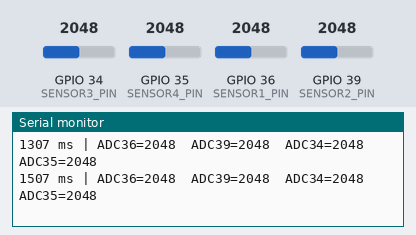
Simulated run of this sketch. Board: ESP32. Parts: the last lines printed to the serial monitor. The inputs (shaded band) are chosen by the test bench; at power-on: GPIO 34 (SENSOR3_PIN) = 2048, GPIO 35 (SENSOR4_PIN) = 2048, GPIO 36 (SENSOR1_PIN) = 2048, GPIO 39 (SENSOR2_PIN) = 2048.

Above: at 1.7 s.
1.8 s: GPIO 34 (SENSOR3_PIN) set to 2866
At 1.86 s:
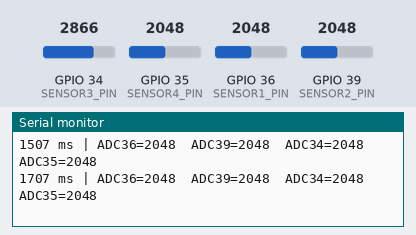
3.3 s: GPIO 35 (SENSOR4_PIN) set to 2866
At 3.46 s:
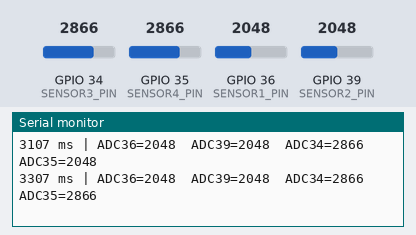
4.8 s: GPIO 36 (SENSOR1_PIN) set to 2866
At 4.86 s:
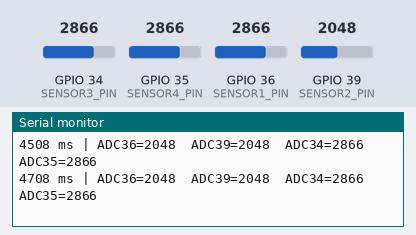
6.3 s: GPIO 39 (SENSOR2_PIN) set to 2866
At 6.46 s:
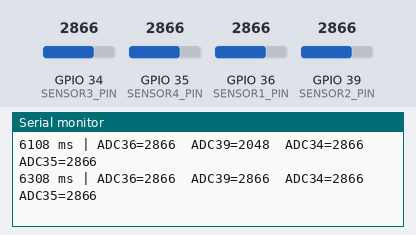
7.8 s: GPIO 34 (SENSOR3_PIN) set to 3972
At 7.86 s:
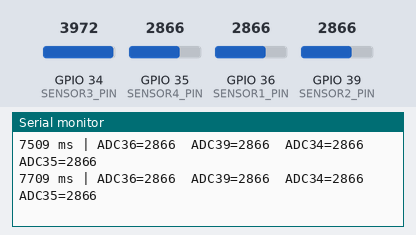
9.3 s: GPIO 35 (SENSOR4_PIN) set to 3972
At 9.47 s:
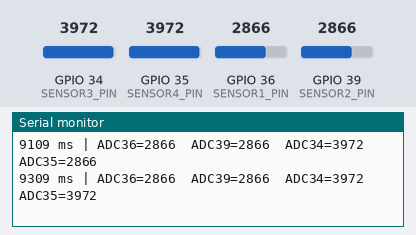
Timing chart, 0 to 11.8 s (numbered marks = the images above; inputs shaded):
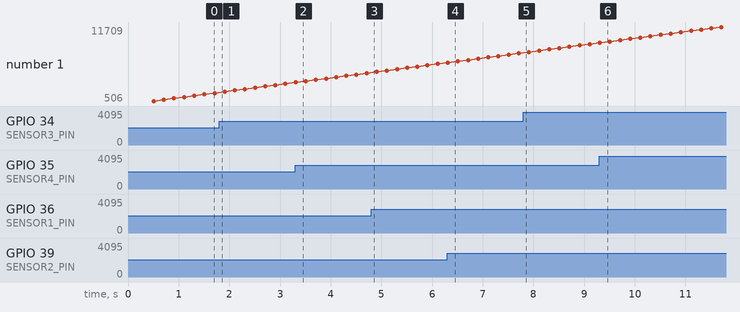

The sketch:

read_raw_adc_36393435.ino
```cpp
// EAS_4HeightSensors_ADC_Read.ino
// Đọc raw ADC từ 4 cảm biến chiều cao nối vào GPIO36, 39, 34, 35 trên ESP32
// In giá trị ra Serial để debug.
//
// Kết nối (gợi ý):
// - Sensor 1 OUT -> GPIO36 (VP)
// - Sensor 2 OUT -> GPIO39 (VN)
// - Sensor 3 OUT -> GPIO34
// - Sensor 4 OUT -> GPIO35
//
// Lưu ý: tất cả cảm biến và ESP32 phải chung GND.

const int SENSOR1_PIN = 36;  // ADC1_CH0
const int SENSOR2_PIN = 39;  // ADC1_CH3
const int SENSOR3_PIN = 34;  // ADC1_CH6
const int SENSOR4_PIN = 35;  // ADC1_CH7

// Thời gian giữa mỗi lần đọc (ms)
const unsigned long READ_INTERVAL = 200; // 5 lần/giây

unsigned long lastReadTime = 0;

void setup() {
  // Khởi động Serial để xem giá trị ADC trên màn hình Serial Monitor
  Serial.begin(115200);
  delay(500);

  // Cấu hình các chân cảm biến là input (thực ra với analogRead ESP32 không bắt buộc, nhưng ghi cho rõ nghĩa)
  pinMode(SENSOR1_PIN, INPUT);
  pinMode(SENSOR2_PIN, INPUT);
  pinMode(SENSOR3_PIN, INPUT);
  pinMode(SENSOR4_PIN, INPUT);

  // Tuỳ chọn: đặt độ phân giải ADC (ESP32 mặc định 12-bit: 0–4095)
  // analogReadResolution(12);

  Serial.println();
  Serial.println(F("=== EAS 4 Height Sensors - RAW ADC Reader ==="));
  Serial.println(F("Pins: 36, 39, 34, 35 (ADC1)"));
  Serial.println(F("Baud: 115200"));
  Serial.println(F("============================================="));
}

void loop() {
  unsigned long now = millis();

  // Chỉ đọc khi đủ interval (tránh spam quá nhanh)
  if (now - lastReadTime >= READ_INTERVAL) {
    lastReadTime = now;

    // Đọc raw ADC từ 4 chân
    int raw1 = analogRead(SENSOR1_PIN);
    int raw2 = analogRead(SENSOR2_PIN);
    int raw3 = analogRead(SENSOR3_PIN);
    int raw4 = analogRead(SENSOR4_PIN);

    // In ra Serial theo 1 dòng cho dễ nhìn / dễ log
    // Định dạng: t(ms);S1;S2;S3;S4
    Serial.print(now);
    Serial.print(F(" ms | ADC36="));
    Serial.print(raw1);
    Serial.print(F("  ADC39="));
    Serial.print(raw2);
    Serial.print(F("  ADC34="));
    Serial.print(raw3);
    Serial.print(F("  ADC35="));
    Serial.println(raw4);

    // Nếu muốn hiển thị theo kiểu CSV để copy qua Excel thì có thể in như này:
    /*
    Serial.print(now); Serial.print(";");
    Serial.print(raw1); Serial.print(";");
    Serial.print(raw2); Serial.print(";");
    Serial.print(raw3); Serial.print(";");
    Serial.println(raw4);
    */
  }

  // Không làm gì khác trong loop, chỉ đọc & in giá trị ADC
}
```

Measured:
- after the input at 3.3 s, the serial monitor: prints a new line at once (image 2)
- after the input at 6.3 s, the serial monitor: prints a new line at once (image 4)
- after the input at 9.3 s, the serial monitor: prints a new line at once (image 6)
